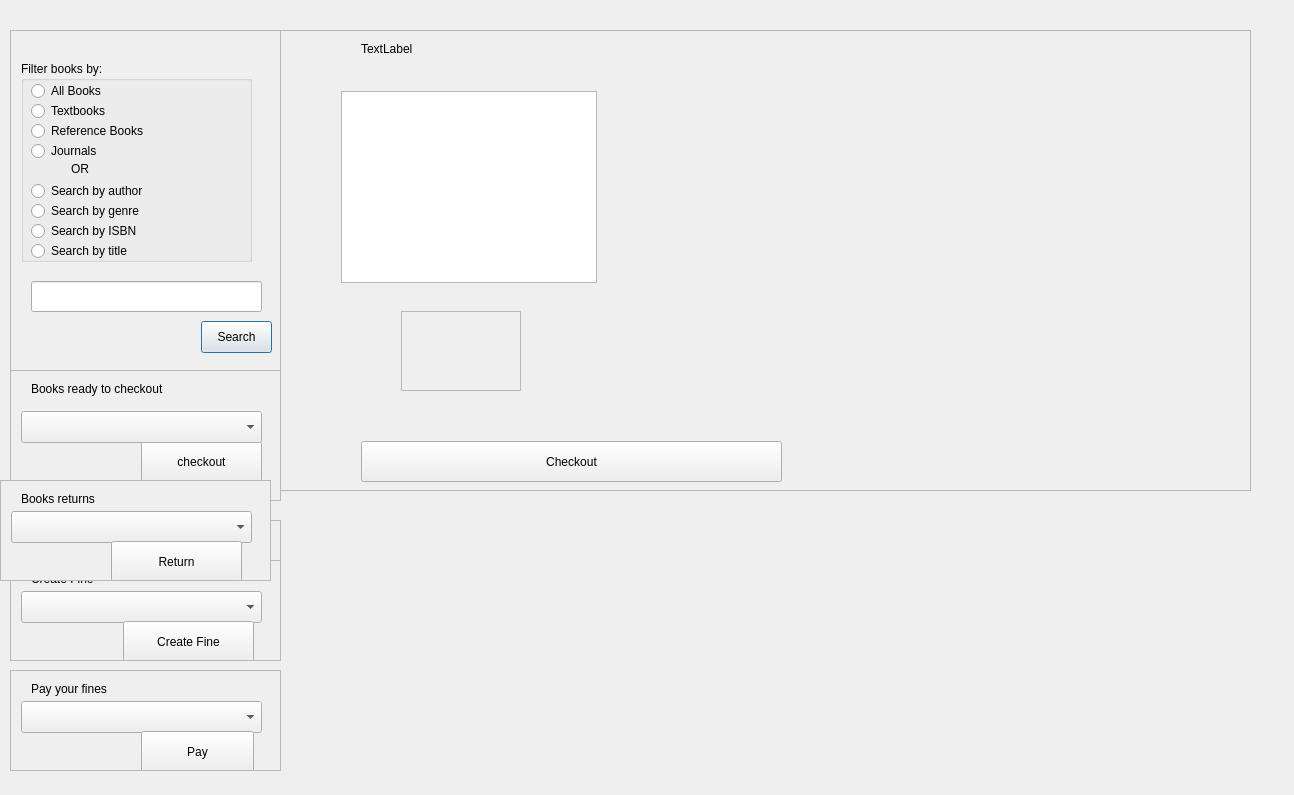
<?xml version="1.0" encoding="UTF-8"?>
<ui version="4.0">
 <class>DisplayBooks</class>
 <widget class="QDialog" name="DisplayBooks">
  <property name="geometry">
   <rect>
    <x>0</x>
    <y>0</y>
    <width>1294</width>
    <height>795</height>
   </rect>
  </property>
  <property name="windowTitle">
   <string>Dialog</string>
  </property>
  <widget class="QScrollArea" name="buttons_container">
   <property name="geometry">
    <rect>
     <x>10</x>
     <y>30</y>
     <width>271</width>
     <height>381</height>
    </rect>
   </property>
   <property name="widgetResizable">
    <bool>true</bool>
   </property>
   <widget class="QWidget" name="scrollAreaWidgetContents_2">
    <property name="geometry">
     <rect>
      <x>0</x>
      <y>0</y>
      <width>269</width>
      <height>379</height>
     </rect>
    </property>
    <widget class="QLabel" name="welcome_lbl">
     <property name="geometry">
      <rect>
       <x>10</x>
       <y>0</y>
       <width>241</width>
       <height>21</height>
      </rect>
     </property>
     <property name="text">
      <string/>
     </property>
    </widget>
    <widget class="QGroupBox" name="groupBox">
     <property name="geometry">
      <rect>
       <x>10</x>
       <y>30</y>
       <width>231</width>
       <height>201</height>
      </rect>
     </property>
     <property name="title">
      <string>Filter books by:</string>
     </property>
     <widget class="QRadioButton" name="radio_all">
      <property name="geometry">
       <rect>
        <x>10</x>
        <y>20</y>
        <width>99</width>
        <height>20</height>
       </rect>
      </property>
      <property name="text">
       <string>All Books</string>
      </property>
     </widget>
     <widget class="QRadioButton" name="radio_text">
      <property name="geometry">
       <rect>
        <x>10</x>
        <y>40</y>
        <width>99</width>
        <height>20</height>
       </rect>
      </property>
      <property name="text">
       <string>Textbooks</string>
      </property>
     </widget>
     <widget class="QRadioButton" name="radio_ref">
      <property name="geometry">
       <rect>
        <x>10</x>
        <y>60</y>
        <width>141</width>
        <height>20</height>
       </rect>
      </property>
      <property name="text">
       <string>Reference Books</string>
      </property>
     </widget>
     <widget class="QRadioButton" name="radio_journal">
      <property name="geometry">
       <rect>
        <x>10</x>
        <y>80</y>
        <width>99</width>
        <height>20</height>
       </rect>
      </property>
      <property name="text">
       <string>Journals</string>
      </property>
     </widget>
     <widget class="QRadioButton" name="radio_author">
      <property name="geometry">
       <rect>
        <x>10</x>
        <y>120</y>
        <width>161</width>
        <height>20</height>
       </rect>
      </property>
      <property name="text">
       <string>Search by author</string>
      </property>
     </widget>
     <widget class="QRadioButton" name="radio_genre">
      <property name="geometry">
       <rect>
        <x>10</x>
        <y>140</y>
        <width>161</width>
        <height>20</height>
       </rect>
      </property>
      <property name="text">
       <string>Search by genre</string>
      </property>
     </widget>
     <widget class="QRadioButton" name="radio_ISBN">
      <property name="geometry">
       <rect>
        <x>10</x>
        <y>160</y>
        <width>161</width>
        <height>20</height>
       </rect>
      </property>
      <property name="text">
       <string>Search by ISBN</string>
      </property>
     </widget>
     <widget class="QLabel" name="label">
      <property name="geometry">
       <rect>
        <x>50</x>
        <y>100</y>
        <width>60</width>
        <height>16</height>
       </rect>
      </property>
      <property name="text">
       <string>OR</string>
      </property>
     </widget>
     <widget class="QRadioButton" name="radio_title">
      <property name="geometry">
       <rect>
        <x>10</x>
        <y>180</y>
        <width>121</width>
        <height>20</height>
       </rect>
      </property>
      <property name="text">
       <string>Search by title</string>
      </property>
     </widget>
    </widget>
    <widget class="QLineEdit" name="search_text">
     <property name="geometry">
      <rect>
       <x>20</x>
       <y>250</y>
       <width>231</width>
       <height>31</height>
      </rect>
     </property>
    </widget>
    <widget class="QPushButton" name="search_btn">
     <property name="geometry">
      <rect>
       <x>190</x>
       <y>290</y>
       <width>71</width>
       <height>32</height>
      </rect>
     </property>
     <property name="text">
      <string>Search</string>
     </property>
    </widget>
    <widget class="QLabel" name="search_result_lbl">
     <property name="geometry">
      <rect>
       <x>20</x>
       <y>290</y>
       <width>171</width>
       <height>31</height>
      </rect>
     </property>
     <property name="text">
      <string/>
     </property>
    </widget>
   </widget>
  </widget>
  <widget class="QScrollArea" name="rSide1">
   <property name="geometry">
    <rect>
     <x>280</x>
     <y>30</y>
     <width>971</width>
     <height>461</height>
    </rect>
   </property>
   <property name="widgetResizable">
    <bool>true</bool>
   </property>
   <widget class="QWidget" name="scrollAreaWidgetContents_3">
    <property name="geometry">
     <rect>
      <x>0</x>
      <y>0</y>
      <width>969</width>
      <height>459</height>
     </rect>
    </property>
    <widget class="QTableView" name="booksDataSet">
     <property name="geometry">
      <rect>
       <x>60</x>
       <y>60</y>
       <width>256</width>
       <height>192</height>
      </rect>
     </property>
    </widget>
    <widget class="QLabel" name="desc">
     <property name="geometry">
      <rect>
       <x>420</x>
       <y>230</y>
       <width>261</width>
       <height>101</height>
      </rect>
     </property>
     <property name="text">
      <string/>
     </property>
    </widget>
    <widget class="QLabel" name="imgLbl">
     <property name="geometry">
      <rect>
       <x>790</x>
       <y>130</y>
       <width>161</width>
       <height>141</height>
      </rect>
     </property>
     <property name="text">
      <string/>
     </property>
    </widget>
    <widget class="QLabel" name="titleLbl">
     <property name="geometry">
      <rect>
       <x>80</x>
       <y>10</y>
       <width>171</width>
       <height>16</height>
      </rect>
     </property>
     <property name="text">
      <string>TextLabel</string>
     </property>
    </widget>
    <widget class="QLabel" name="genre">
     <property name="geometry">
      <rect>
       <x>360</x>
       <y>310</y>
       <width>291</width>
       <height>31</height>
      </rect>
     </property>
     <property name="text">
      <string/>
     </property>
    </widget>
    <widget class="QScrollArea" name="scrollArea">
     <property name="geometry">
      <rect>
       <x>120</x>
       <y>280</y>
       <width>120</width>
       <height>80</height>
      </rect>
     </property>
     <property name="widgetResizable">
      <bool>true</bool>
     </property>
     <widget class="QWidget" name="scrollAreaWidgetContents">
      <property name="geometry">
       <rect>
        <x>0</x>
        <y>0</y>
        <width>118</width>
        <height>78</height>
       </rect>
      </property>
     </widget>
    </widget>
    <widget class="QPushButton" name="checkout">
     <property name="geometry">
      <rect>
       <x>80</x>
       <y>410</y>
       <width>421</width>
       <height>41</height>
      </rect>
     </property>
     <property name="text">
      <string>Checkout</string>
     </property>
    </widget>
   </widget>
  </widget>
  <widget class="QScrollArea" name="admin_panel">
   <property name="geometry">
    <rect>
     <x>10</x>
     <y>370</y>
     <width>271</width>
     <height>131</height>
    </rect>
   </property>
   <property name="widgetResizable">
    <bool>true</bool>
   </property>
   <widget class="QWidget" name="scrollAreaWidgetContents_4">
    <property name="geometry">
     <rect>
      <x>0</x>
      <y>0</y>
      <width>269</width>
      <height>129</height>
     </rect>
    </property>
    <widget class="QLabel" name="admin_panel_lbl">
     <property name="geometry">
      <rect>
       <x>20</x>
       <y>10</y>
       <width>161</width>
       <height>16</height>
      </rect>
     </property>
     <property name="text">
      <string>Books ready to checkout</string>
     </property>
    </widget>
    <widget class="QPushButton" name="checkout_btn">
     <property name="geometry">
      <rect>
       <x>130</x>
       <y>70</y>
       <width>121</width>
       <height>41</height>
      </rect>
     </property>
     <property name="text">
      <string>checkout</string>
     </property>
    </widget>
    <widget class="QComboBox" name="checkout_combox">
     <property name="geometry">
      <rect>
       <x>10</x>
       <y>40</y>
       <width>241</width>
       <height>32</height>
      </rect>
     </property>
    </widget>
   </widget>
  </widget>
  <widget class="QScrollArea" name="student_panel">
   <property name="geometry">
    <rect>
     <x>10</x>
     <y>520</y>
     <width>271</width>
     <height>41</height>
    </rect>
   </property>
   <property name="widgetResizable">
    <bool>true</bool>
   </property>
   <widget class="QWidget" name="scrollAreaWidgetContents_5">
    <property name="geometry">
     <rect>
      <x>0</x>
      <y>0</y>
      <width>269</width>
      <height>39</height>
     </rect>
    </property>
   </widget>
  </widget>
  <widget class="QScrollArea" name="student_overdue">
   <property name="geometry">
    <rect>
     <x>10</x>
     <y>670</y>
     <width>271</width>
     <height>101</height>
    </rect>
   </property>
   <property name="widgetResizable">
    <bool>true</bool>
   </property>
   <widget class="QWidget" name="scrollAreaWidgetContents_6">
    <property name="geometry">
     <rect>
      <x>0</x>
      <y>0</y>
      <width>269</width>
      <height>99</height>
     </rect>
    </property>
    <widget class="QLabel" name="fines_admin_lbl">
     <property name="geometry">
      <rect>
       <x>20</x>
       <y>10</y>
       <width>111</width>
       <height>16</height>
      </rect>
     </property>
     <property name="text">
      <string>Pay your fines</string>
     </property>
    </widget>
    <widget class="QComboBox" name="overdue_comboBox">
     <property name="geometry">
      <rect>
       <x>10</x>
       <y>30</y>
       <width>241</width>
       <height>32</height>
      </rect>
     </property>
    </widget>
    <widget class="QPushButton" name="createfine_btn">
     <property name="geometry">
      <rect>
       <x>130</x>
       <y>60</y>
       <width>113</width>
       <height>41</height>
      </rect>
     </property>
     <property name="text">
      <string>Pay</string>
     </property>
    </widget>
   </widget>
  </widget>
  <widget class="QScrollArea" name="admin_fines">
   <property name="geometry">
    <rect>
     <x>10</x>
     <y>560</y>
     <width>271</width>
     <height>101</height>
    </rect>
   </property>
   <property name="widgetResizable">
    <bool>true</bool>
   </property>
   <widget class="QWidget" name="scrollAreaWidgetContents_7">
    <property name="geometry">
     <rect>
      <x>0</x>
      <y>0</y>
      <width>269</width>
      <height>99</height>
     </rect>
    </property>
    <widget class="QLabel" name="overdue_lbl_2">
     <property name="geometry">
      <rect>
       <x>20</x>
       <y>10</y>
       <width>111</width>
       <height>16</height>
      </rect>
     </property>
     <property name="text">
      <string>Create Fine</string>
     </property>
    </widget>
    <widget class="QComboBox" name="fines_admin_comboBox">
     <property name="geometry">
      <rect>
       <x>10</x>
       <y>30</y>
       <width>241</width>
       <height>32</height>
      </rect>
     </property>
    </widget>
    <widget class="QPushButton" name="pay_btn_2">
     <property name="geometry">
      <rect>
       <x>112</x>
       <y>60</y>
       <width>131</width>
       <height>41</height>
      </rect>
     </property>
     <property name="text">
      <string>Create Fine</string>
     </property>
    </widget>
   </widget>
  </widget>
  <widget class="QScrollArea" name="admin_book_returns">
   <property name="geometry">
    <rect>
     <x>0</x>
     <y>480</y>
     <width>271</width>
     <height>101</height>
    </rect>
   </property>
   <property name="widgetResizable">
    <bool>true</bool>
   </property>
   <widget class="QWidget" name="admin_returns">
    <property name="geometry">
     <rect>
      <x>0</x>
      <y>0</y>
      <width>269</width>
      <height>99</height>
     </rect>
    </property>
    <widget class="QLabel" name="overdue_lbl_3">
     <property name="geometry">
      <rect>
       <x>20</x>
       <y>10</y>
       <width>111</width>
       <height>16</height>
      </rect>
     </property>
     <property name="text">
      <string>Books returns</string>
     </property>
    </widget>
    <widget class="QComboBox" name="return_admin_comboBox">
     <property name="geometry">
      <rect>
       <x>10</x>
       <y>30</y>
       <width>241</width>
       <height>32</height>
      </rect>
     </property>
    </widget>
    <widget class="QPushButton" name="return_btn_3">
     <property name="geometry">
      <rect>
       <x>110</x>
       <y>60</y>
       <width>131</width>
       <height>41</height>
      </rect>
     </property>
     <property name="text">
      <string>Return</string>
     </property>
    </widget>
   </widget>
  </widget>
 </widget>
 <resources/>
 <connections/>
</ui>
